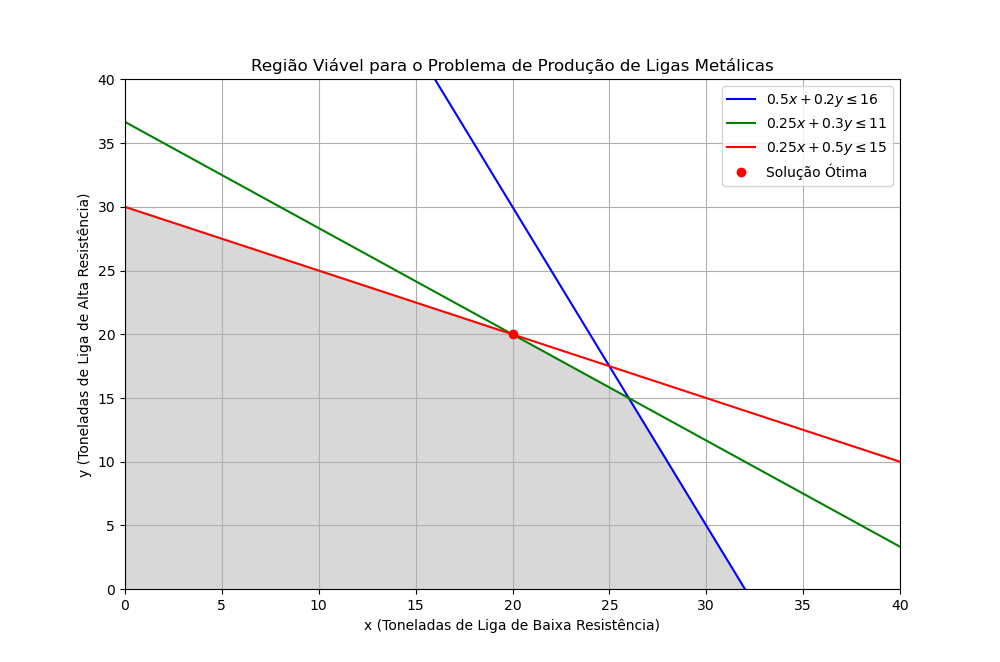

Write the Python code that produced this figure.
from mip import Model, maximize, CONTINUOUS
import numpy as np
import matplotlib.pyplot as plt

# Criação do modelo
model = Model(sense=maximize)

# Variáveis de decisão (quantidade de produção das ligas em toneladas)
x = model.add_var(name="Liga de Baixa Resistência", var_type=CONTINUOUS)  # Liga de Baixa Resistência
y = model.add_var(name="Liga de Alta Resistência", var_type=CONTINUOUS)  # Liga de Alta Resistência

# Função objetivo: Maximizar a receita Z = 3000x + 5000y
model.objective = maximize(3000 * x + 5000 * y)

# Restrições de disponibilidade de matéria-prima
model += 0.5 * x + 0.2 * y <= 16  # Cobre
model += 0.25 * x + 0.3 * y <= 11  # Zinco
model += 0.25 * x + 0.5 * y <= 15  # Chumbo

model.optimize()

solution_x = x.x
solution_y = y.x
optimal_value = model.objective_value

print(f"Quantidade de Liga de Baixa Resistência (x): {solution_x:.2f}")
print(f"Quantidade de Liga de Alta Resistência (y): {solution_y:.2f}")
print(f"Receita Bruta Máxima: R$ {optimal_value:.2f}")


x = np.linspace(0, 40, 400)
y = np.linspace(0, 40, 400)

y1 = (16 - 0.5 * x) / 0.2

y2 = (11 - 0.25 * x) / 0.3

y3 = (15 - 0.25 * x) / 0.5

plt.figure(figsize=(10, 8))
plt.plot(x, y1, label=r'$0.5x + 0.2y \leq 16$', color='blue')
plt.plot(x, y2, label=r'$0.25x + 0.3y \leq 11$', color='green')
plt.plot(x, y3, label=r'$0.25x + 0.5y \leq 15$', color='red')
plt.plot(solution_x, solution_y, 'ro', label="Solução Ótima")

plt.fill_between(x, 0, np.minimum(np.minimum(y1, y2), y3), where=(y1 >= 0) & (y2 >= 0) & (y3 >= 0), color='grey', alpha=0.3)

plt.xlim((0, 40))
plt.ylim((0, 40))
plt.xlabel('x (Toneladas de Liga de Baixa Resistência)')
plt.ylabel('y (Toneladas de Liga de Alta Resistência)')
plt.legend()
plt.title('Região Viável para o Problema de Produção de Ligas Metálicas')

plt.grid(True)
plt.show()
